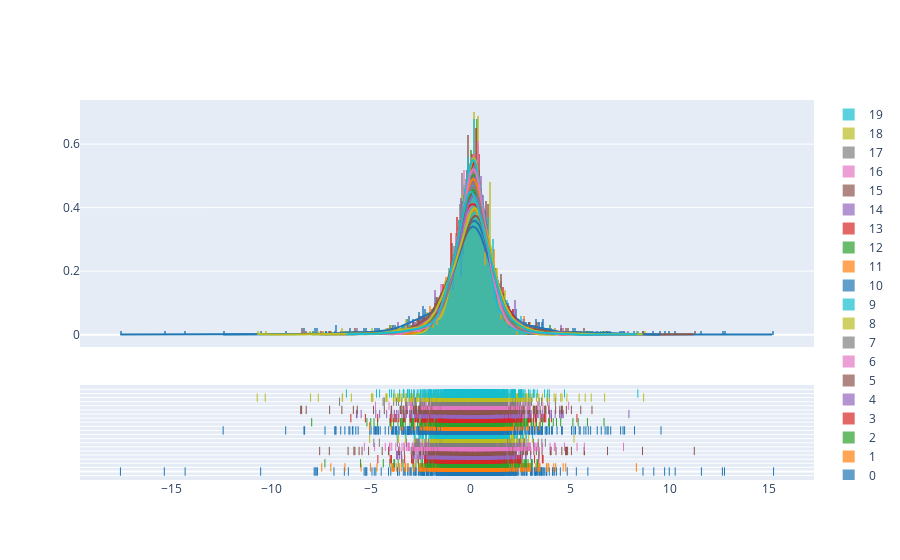

Source (notebook cell):
### Code cell
import plotly.figure_factory as ff

group_labels = sim_df.columns

fig = ff.create_distplot(sim_df.T.to_numpy(), group_labels, bin_size=.1)
fig.show()

### Figure 1 — Plotly figure (JSON) as saved in the notebook; plotly's stock layout.template omitted (floating-point values rounded to 4 significant figures; data arrays with more than 128 entries replaced by an {"elided": "..."} marker saying what was removed)
{"data": [{"autobinx": false, "histnorm": "probability density", "legendgroup": "0", "marker": {"color": "rgb(31, 119, 180)"}, "name": "0", "opacity": 0.7, "type": "histogram", "x": {"elided": "1000 float values"}, "xaxis": "x", "xbins": {"end": 15.22, "size": 0.1, "start": -17.58}, "yaxis": "y"}, {"autobinx": false, "histnorm": "probability density", "legendgroup": "1", "marker": {"color": "rgb(255, 127, 14)"}, "name": "1", "opacity": 0.7, "type": "histogram", "x": {"elided": "1000 float values"}, "xaxis": "x", "xbins": {"end": 8.328, "size": 0.1, "start": -7.473}, "yaxis": "y"}, {"autobinx": false, "histnorm": "probability density", "legendgroup": "2", "marker": {"color": "rgb(44, 160, 44)"}, "name": "2", "opacity": 0.7, "type": "histogram", "x": {"elided": "1000 float values"}, "xaxis": "x", "xbins": {"end": 3.354, "size": 0.1, "start": -7.314}, "yaxis": "y"}, {"autobinx": false, "histnorm": "probability density", "legendgroup": "3", "marker": {"color": "rgb(214, 39, 40)"}, "name": "3", "opacity": 0.7, "type": "histogram", "x": {"elided": "1000 float values"}, "xaxis": "x", "xbins": {"end": 3.642, "size": 0.1, "start": -4.654}, "yaxis": "y"}, {"autobinx": false, "histnorm": "probability density", "legendgroup": "4", "marker": {"color": "rgb(148, 103, 189)"}, "name": "4", "opacity": 0.7, "type": "histogram", "x": {"elided": "1000 float values"}, "xaxis": "x", "xbins": {"end": 3.431, "size": 0.1, "start": -3.712}, "yaxis": "y"}, {"autobinx": false, "histnorm": "probability density", "legendgroup": "5", "marker": {"color": "rgb(140, 86, 75)"}, "name": "5", "opacity": 0.7, "type": "histogram", "x": {"elided": "1000 float values"}, "xaxis": "x", "xbins": {"end": 11.24, "size": 0.1, "start": -7.578}, "yaxis": "y"}, {"autobinx": false, "histnorm": "probability density", "legendgroup": "6", "marker": {"color": "rgb(227, 119, 194)"}, "name": "6", "opacity": 0.7, "type": "histogram", "x": {"elided": "1000 float values"}, "xaxis": "x", "xbins": {"end": 7.683, "size": 0.1, "start": -5.332}, "yaxis": "y"}, {"autobinx": false, "histnorm": "probability density", "legendgroup": "7", "marker": {"color": "rgb(127, 127, 127)"}, "name": "7", "opacity": 0.7, "type": "histogram", "x": {"elided": "1000 float values"}, "xaxis": "x", "xbins": {"end": 3.757, "size": 0.1, "start": -4.858}, "yaxis": "y"}, {"autobinx": false, "histnorm": "probability density", "legendgroup": "8", "marker": {"color": "rgb(188, 189, 34)"}, "name": "8", "opacity": 0.7, "type": "histogram", "x": {"elided": "1000 float values"}, "xaxis": "x", "xbins": {"end": 5.196, "size": 0.1, "start": -5.069}, "yaxis": "y"}, {"autobinx": false, "histnorm": "probability density", "legendgroup": "9", "marker": {"color": "rgb(23, 190, 207)"}, "name": "9", "opacity": 0.7, "type": "histogram", "x": {"elided": "1000 float values"}, "xaxis": "x", "xbins": {"end": 3.116, "size": 0.1, "start": -3.689}, "yaxis": "y"}, {"autobinx": false, "histnorm": "probability density", "legendgroup": "10", "marker": {"color": "rgb(31, 119, 180)"}, "name": "10", "opacity": 0.7, "type": "histogram", "x": {"elided": "1000 float values"}, "xaxis": "x", "xbins": {"end": 9.565, "size": 0.1, "start": -12.42}, "yaxis": "y"}, {"autobinx": false, "histnorm": "probability density", "legendgroup": "11", "marker": {"color": "rgb(255, 127, 14)"}, "name": "11", "opacity": 0.7, "type": "histogram", "x": {"elided": "1000 float values"}, "xaxis": "x", "xbins": {"end": 3.452, "size": 0.1, "start": -5.075}, "yaxis": "y"}, {"autobinx": false, "histnorm": "probability density", "legendgroup": "12", "marker": {"color": "rgb(44, 160, 44)"}, "name": "12", "opacity": 0.7, "type": "histogram", "x": {"elided": "1000 float values"}, "xaxis": "x", "xbins": {"end": 6.702, "size": 0.1, "start": -7.978}, "yaxis": "y"}, {"autobinx": false, "histnorm": "probability density", "legendgroup": "13", "marker": {"color": "rgb(214, 39, 40)"}, "name": "13", "opacity": 0.7, "type": "histogram", "x": {"elided": "1000 float values"}, "xaxis": "x", "xbins": {"end": 5.342, "size": 0.1, "start": -6.01}, "yaxis": "y"}, {"autobinx": false, "histnorm": "probability density", "legendgroup": "14", "marker": {"color": "rgb(148, 103, 189)"}, "name": "14", "opacity": 0.7, "type": "histogram", "x": {"elided": "1000 float values"}, "xaxis": "x", "xbins": {"end": 7.953, "size": 0.1, "start": -5.731}, "yaxis": "y"}, {"autobinx": false, "histnorm": "probability density", "legendgroup": "15", "marker": {"color": "rgb(140, 86, 75)"}, "name": "15", "opacity": 0.7, "type": "histogram", "x": {"elided": "1000 float values"}, "xaxis": "x", "xbins": {"end": 6.098, "size": 0.1, "start": -8.532}, "yaxis": "y"}, {"autobinx": false, "histnorm": "probability density", "legendgroup": "16", "marker": {"color": "rgb(227, 119, 194)"}, "name": "16", "opacity": 0.7, "type": "histogram", "x": {"elided": "1000 float values"}, "xaxis": "x", "xbins": {"end": 4.928, "size": 0.1, "start": -4.772}, "yaxis": "y"}, {"autobinx": false, "histnorm": "probability density", "legendgroup": "17", "marker": {"color": "rgb(127, 127, 127)"}, "name": "17", "opacity": 0.7, "type": "histogram", "x": {"elided": "1000 float values"}, "xaxis": "x", "xbins": {"end": 4.263, "size": 0.1, "start": -6.578}, "yaxis": "y"}, {"autobinx": false, "histnorm": "probability density", "legendgroup": "18", "marker": {"color": "rgb(188, 189, 34)"}, "name": "18", "opacity": 0.7, "type": "histogram", "x": {"elided": "1000 float values"}, "xaxis": "x", "xbins": {"end": 8.693, "size": 0.1, "start": -10.71}, "yaxis": "y"}, {"autobinx": false, "histnorm": "probability density", "legendgroup": "19", "marker": {"color": "rgb(23, 190, 207)"}, "name": "19", "opacity": 0.7, "type": "histogram", "x": {"elided": "1000 float values"}, "xaxis": "x", "xbins": {"end": 8.401, "size": 0.1, "start": -6.233}, "yaxis": "y"}, {"legendgroup": "0", "marker": {"color": "rgb(31, 119, 180)"}, "mode": "lines", "name": "0", "showlegend": false, "type": "scatter", "x": {"elided": "500 float values"}, "xaxis": "x", "y": {"elided": "500 float values"}, "yaxis": "y"}, {"legendgroup": "1", "marker": {"color": "rgb(255, 127, 14)"}, "mode": "lines", "name": "1", "showlegend": false, "type": "scatter", "x": {"elided": "500 float values"}, "xaxis": "x", "y": {"elided": "500 float values"}, "yaxis": "y"}, {"legendgroup": "2", "marker": {"color": "rgb(44, 160, 44)"}, "mode": "lines", "name": "2", "showlegend": false, "type": "scatter", "x": {"elided": "500 float values"}, "xaxis": "x", "y": {"elided": "500 float values"}, "yaxis": "y"}, {"legendgroup": "3", "marker": {"color": "rgb(214, 39, 40)"}, "mode": "lines", "name": "3", "showlegend": false, "type": "scatter", "x": {"elided": "500 float values"}, "xaxis": "x", "y": {"elided": "500 float values"}, "yaxis": "y"}, {"legendgroup": "4", "marker": {"color": "rgb(148, 103, 189)"}, "mode": "lines", "name": "4", "showlegend": false, "type": "scatter", "x": {"elided": "500 float values"}, "xaxis": "x", "y": {"elided": "500 float values"}, "yaxis": "y"}, {"legendgroup": "5", "marker": {"color": "rgb(140, 86, 75)"}, "mode": "lines", "name": "5", "showlegend": false, "type": "scatter", "x": {"elided": "500 float values"}, "xaxis": "x", "y": {"elided": "500 float values"}, "yaxis": "y"}, {"legendgroup": "6", "marker": {"color": "rgb(227, 119, 194)"}, "mode": "lines", "name": "6", "showlegend": false, "type": "scatter", "x": {"elided": "500 float values"}, "xaxis": "x", "y": {"elided": "500 float values"}, "yaxis": "y"}, {"legendgroup": "7", "marker": {"color": "rgb(127, 127, 127)"}, "mode": "lines", "name": "7", "showlegend": false, "type": "scatter", "x": {"elided": "500 float values"}, "xaxis": "x", "y": {"elided": "500 float values"}, "yaxis": "y"}, {"legendgroup": "8", "marker": {"color": "rgb(188, 189, 34)"}, "mode": "lines", "name": "8", "showlegend": false, "type": "scatter", "x": {"elided": "500 float values"}, "xaxis": "x", "y": {"elided": "500 float values"}, "yaxis": "y"}, {"legendgroup": "9", "marker": {"color": "rgb(23, 190, 207)"}, "mode": "lines", "name": "9", "showlegend": false, "type": "scatter", "x": {"elided": "500 float values"}, "xaxis": "x", "y": {"elided": "500 float values"}, "yaxis": "y"}, {"legendgroup": "10", "marker": {"color": "rgb(31, 119, 180)"}, "mode": "lines", "name": "10", "showlegend": false, "type": "scatter", "x": {"elided": "500 float values"}, "xaxis": "x", "y": {"elided": "500 float values"}, "yaxis": "y"}, {"legendgroup": "11", "marker": {"color": "rgb(255, 127, 14)"}, "mode": "lines", "name": "11", "showlegend": false, "type": "scatter", "x": {"elided": "500 float values"}, "xaxis": "x", "y": {"elided": "500 float values"}, "yaxis": "y"}, {"legendgroup": "12", "marker": {"color": "rgb(44, 160, 44)"}, "mode": "lines", "name": "12", "showlegend": false, "type": "scatter", "x": {"elided": "500 float values"}, "xaxis": "x", "y": {"elided": "500 float values"}, "yaxis": "y"}, {"legendgroup": "13", "marker": {"color": "rgb(214, 39, 40)"}, "mode": "lines", "name": "13", "showlegend": false, "type": "scatter", "x": {"elided": "500 float values"}, "xaxis": "x", "y": {"elided": "500 float values"}, "yaxis": "y"}, {"legendgroup": "14", "marker": {"color": "rgb(148, 103, 189)"}, "mode": "lines", "name": "14", "showlegend": false, "type": "scatter", "x": {"elided": "500 float values"}, "xaxis": "x", "y": {"elided": "500 float values"}, "yaxis": "y"}, {"legendgroup": "15", "marker": {"color": "rgb(140, 86, 75)"}, "mode": "lines", "name": "15", "showlegend": false, "type": "scatter", "x": {"elided": "500 float values"}, "xaxis": "x", "y": {"elided": "500 float values"}, "yaxis": "y"}, {"legendgroup": "16", "marker": {"color": "rgb(227, 119, 194)"}, "mode": "lines", "name": "16", "showlegend": false, "type": "scatter", "x": {"elided": "500 float values"}, "xaxis": "x", "y": {"elided": "500 float values"}, "yaxis": "y"}, {"legendgroup": "17", "marker": {"color": "rgb(127, 127, 127)"}, "mode": "lines", "name": "17", "showlegend": false, "type": "scatter", "x": {"elided": "500 float values"}, "xaxis": "x", "y": {"elided": "500 float values"}, "yaxis": "y"}, {"legendgroup": "18", "marker": {"color": "rgb(188, 189, 34)"}, "mode": "lines", "name": "18", "showlegend": false, "type": "scatter", "x": {"elided": "500 float values"}, "xaxis": "x", "y": {"elided": "500 float values"}, "yaxis": "y"}, {"legendgroup": "19", "marker": {"color": "rgb(23, 190, 207)"}, "mode": "lines", "name": "19", "showlegend": false, "type": "scatter", "x": {"elided": "500 float values"}, "xaxis": "x", "y": {"elided": "500 float values"}, "yaxis": "y"}, {"legendgroup": "0", "marker": {"color": "rgb(31, 119, 180)", "symbol": "line-ns-open"}, "mode": "markers", "name": "0", "showlegend": false, "type": "scatter", "x": {"elided": "1000 float values"}, "xaxis": "x", "y": {"elided": "1000 int values"}, "yaxis": "y2"}, {"legendgroup": "1", "marker": {"color": "rgb(255, 127, 14)", "symbol": "line-ns-open"}, "mode": "markers", "name": "1", "showlegend": false, "type": "scatter", "x": {"elided": "1000 float values"}, "xaxis": "x", "y": {"elided": "1000 int values"}, "yaxis": "y2"}, {"legendgroup": "2", "marker": {"color": "rgb(44, 160, 44)", "symbol": "line-ns-open"}, "mode": "markers", "name": "2", "showlegend": false, "type": "scatter", "x": {"elided": "1000 float values"}, "xaxis": "x", "y": {"elided": "1000 int values"}, "yaxis": "y2"}, {"legendgroup": "3", "marker": {"color": "rgb(214, 39, 40)", "symbol": "line-ns-open"}, "mode": "markers", "name": "3", "showlegend": false, "type": "scatter", "x": {"elided": "1000 float values"}, "xaxis": "x", "y": {"elided": "1000 int values"}, "yaxis": "y2"}, {"legendgroup": "4", "marker": {"color": "rgb(148, 103, 189)", "symbol": "line-ns-open"}, "mode": "markers", "name": "4", "showlegend": false, "type": "scatter", "x": {"elided": "1000 float values"}, "xaxis": "x", "y": {"elided": "1000 int values"}, "yaxis": "y2"}, {"legendgroup": "5", "marker": {"color": "rgb(140, 86, 75)", "symbol": "line-ns-open"}, "mode": "markers", "name": "5", "showlegend": false, "type": "scatter", "x": {"elided": "1000 float values"}, "xaxis": "x", "y": {"elided": "1000 int values"}, "yaxis": "y2"}, {"legendgroup": "6", "marker": {"color": "rgb(227, 119, 194)", "symbol": "line-ns-open"}, "mode": "markers", "name": "6", "showlegend": false, "type": "scatter", "x": {"elided": "1000 float values"}, "xaxis": "x", "y": {"elided": "1000 int values"}, "yaxis": "y2"}, {"legendgroup": "7", "marker": {"color": "rgb(127, 127, 127)", "symbol": "line-ns-open"}, "mode": "markers", "name": "7", "showlegend": false, "type": "scatter", "x": {"elided": "1000 float values"}, "xaxis": "x", "y": {"elided": "1000 int values"}, "yaxis": "y2"}, {"legendgroup": "8", "marker": {"color": "rgb(188, 189, 34)", "symbol": "line-ns-open"}, "mode": "markers", "name": "8", "showlegend": false, "type": "scatter", "x": {"elided": "1000 float values"}, "xaxis": "x", "y": {"elided": "1000 int values"}, "yaxis": "y2"}, {"legendgroup": "9", "marker": {"color": "rgb(23, 190, 207)", "symbol": "line-ns-open"}, "mode": "markers", "name": "9", "showlegend": false, "type": "scatter", "x": {"elided": "1000 float values"}, "xaxis": "x", "y": {"elided": "1000 int values"}, "yaxis": "y2"}, {"legendgroup": "10", "marker": {"color": "rgb(31, 119, 180)", "symbol": "line-ns-open"}, "mode": "markers", "name": "10", "showlegend": false, "type": "scatter", "x": {"elided": "1000 float values"}, "xaxis": "x", "y": {"elided": "1000 int values"}, "yaxis": "y2"}, {"legendgroup": "11", "marker": {"color": "rgb(255, 127, 14)", "symbol": "line-ns-open"}, "mode": "markers", "name": "11", "showlegend": false, "type": "scatter", "x": {"elided": "1000 float values"}, "xaxis": "x", "y": {"elided": "1000 int values"}, "yaxis": "y2"}, {"legendgroup": "12", "marker": {"color": "rgb(44, 160, 44)", "symbol": "line-ns-open"}, "mode": "markers", "name": "12", "showlegend": false, "type": "scatter", "x": {"elided": "1000 float values"}, "xaxis": "x", "y": {"elided": "1000 int values"}, "yaxis": "y2"}, {"legendgroup": "13", "marker": {"color": "rgb(214, 39, 40)", "symbol": "line-ns-open"}, "mode": "markers", "name": "13", "showlegend": false, "type": "scatter", "x": {"elided": "1000 float values"}, "xaxis": "x", "y": {"elided": "1000 int values"}, "yaxis": "y2"}, {"legendgroup": "14", "marker": {"color": "rgb(148, 103, 189)", "symbol": "line-ns-open"}, "mode": "markers", "name": "14", "showlegend": false, "type": "scatter", "x": {"elided": "1000 float values"}, "xaxis": "x", "y": {"elided": "1000 int values"}, "yaxis": "y2"}, {"legendgroup": "15", "marker": {"color": "rgb(140, 86, 75)", "symbol": "line-ns-open"}, "mode": "markers", "name": "15", "showlegend": false, "type": "scatter", "x": {"elided": "1000 float values"}, "xaxis": "x", "y": {"elided": "1000 int values"}, "yaxis": "y2"}, {"legendgroup": "16", "marker": {"color": "rgb(227, 119, 194)", "symbol": "line-ns-open"}, "mode": "markers", "name": "16", "showlegend": false, "type": "scatter", "x": {"elided": "1000 float values"}, "xaxis": "x", "y": {"elided": "1000 int values"}, "yaxis": "y2"}, {"legendgroup": "17", "marker": {"color": "rgb(127, 127, 127)", "symbol": "line-ns-open"}, "mode": "markers", "name": "17", "showlegend": false, "type": "scatter", "x": {"elided": "1000 float values"}, "xaxis": "x", "y": {"elided": "1000 int values"}, "yaxis": "y2"}, {"legendgroup": "18", "marker": {"color": "rgb(188, 189, 34)", "symbol": "line-ns-open"}, "mode": "markers", "name": "18", "showlegend": false, "type": "scatter", "x": {"elided": "1000 float values"}, "xaxis": "x", "y": {"elided": "1000 int values"}, "yaxis": "y2"}, {"legendgroup": "19", "marker": {"color": "rgb(23, 190, 207)", "symbol": "line-ns-open"}, "mode": "markers", "name": "19", "showlegend": false, "type": "scatter", "x": {"elided": "1000 float values"}, "xaxis": "x", "y": {"elided": "1000 int values"}, "yaxis": "y2"}], "layout": {"barmode": "overlay", "hovermode": "closest", "legend": {"traceorder": "reversed"}, "xaxis": {"anchor": "y2", "domain": [0, 1], "zeroline": false}, "yaxis": {"anchor": "free", "domain": [0.35, 1], "position": 0}, "yaxis2": {"anchor": "x", "domain": [0, 0.25], "dtick": 1, "showticklabels": false}}}
